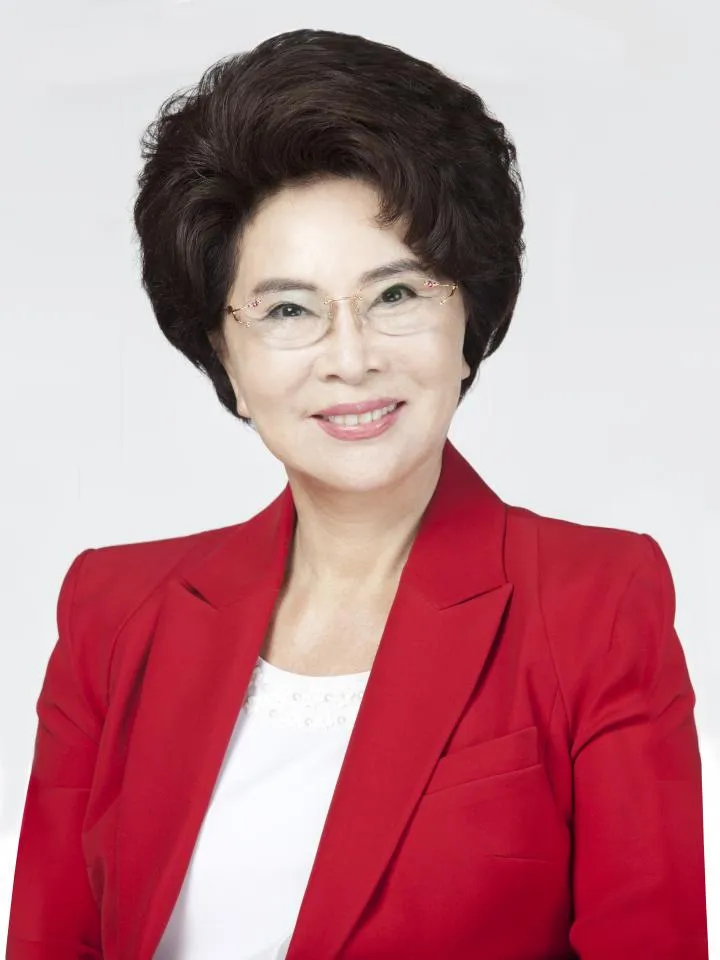
#> input picture god.jpg, 720 x 960 px
$ python main.py
#> lines starting #> are read from the running program, lines starting #| are printed output that depends on the picture; after the words box and inside, x2 and y2 are one past the last pixel; in counts of white or black regions, pixels touching at a corner belong together
### utils.py
# utils.py
import cv2

def load_image(filepath):
    """이미지 파일을 불러오는 함수"""
    img = cv2.imread(filepath)
    if img is None:
        print(f"Error: {filepath} 파일을 찾을 수 없습니다.")
        return None
    return img

def save_image(img, filename="result.jpg"):
    """결과 이미지를 저장하는 함수"""
    cv2.imwrite(filename, img)
    print(f"이미지가 {filename}으로 저장되었습니다.")

### detector.py
# detector.py
import cv2

def detect_faces(img):
    """
    이미지에서 얼굴 좌표(x, y, w, h) 리스트를 반환하는 함수

    매개변수:
        img (numpy.ndarray): BGR 이미지 배열

    반환값:
        faces (list of tuples): 각 얼굴의 (x, y, w, h) 좌표 리스트
    """
    # OpenCV에서 제공하는 사전 학습된 얼굴 인식 모델 불러오기
    face_cascade = cv2.CascadeClassifier(cv2.data.haarcascades + 'haarcascade_frontalface_default.xml')

    # 인식률을 높이기 위해 흑백으로 변환
    gray = cv2.cvtColor(img, cv2.COLOR_BGR2GRAY)

    # 얼굴 탐지 (scaleFactor=1.1, minNeighbors=4로 설정)
    faces = face_cascade.detectMultiScale(gray, scaleFactor=1.1, minNeighbors=4)

    return faces

### processing.py
import cv2

def apply_mosaic(img, faces, ratio=0.05):
    """찾은 얼굴 영역에 모자이크 처리를 하는 함수"""
    result_img = img.copy()

    for (x, y, w, h) in faces:
        # 얼굴 영역 자르기
        roi = result_img[y:y+h, x:x+w]

        # 1. 아주 작게 축소 (정보 손실)
        small = cv2.resize(roi, None, fx=ratio, fy=ratio, interpolation=cv2.INTER_NEAREST)

        # 2. 다시 원래 크기로 확대 (픽셀 깨짐 효과 = 모자이크)
        mosaic = cv2.resize(small, (w, h), interpolation=cv2.INTER_NEAREST)

        # 원본 이미지에 덮어쓰기
        result_img[y:y+h, x:x+w] = mosaic

    return result_img

### main.py
import cv2
# 팀원들이 만든 모듈을 여기서 불러옵니다 (이게 핵심!)
from utils import load_image, save_image
from detector import detect_faces
from processing import apply_mosaic

def main():
    print("=== 얼굴 모자이크 프로그램 시작 (Team Leader Integration) ===")

    # 1. 이미지 준비 (팀원 A 기능 테스트)
    # 테스트할 이미지 이름을 'sample.jpg'로 맞춰주세요.
    img = load_image("god.jpg")
#> in load_image, img is the input picture: shape (960, 720, 3); mean B, G, R 142.8, 134.9, 190.4
    if img is None:
        return

    # 2. 얼굴 찾기 (팀원 B 기능 테스트)
    print("얼굴을 찾는 중입니다...")
    faces = detect_faces(img)
#> in detect_faces, `gray = cv2.cvtColor(img, cv2.COLOR_BGR2GRAY)`:
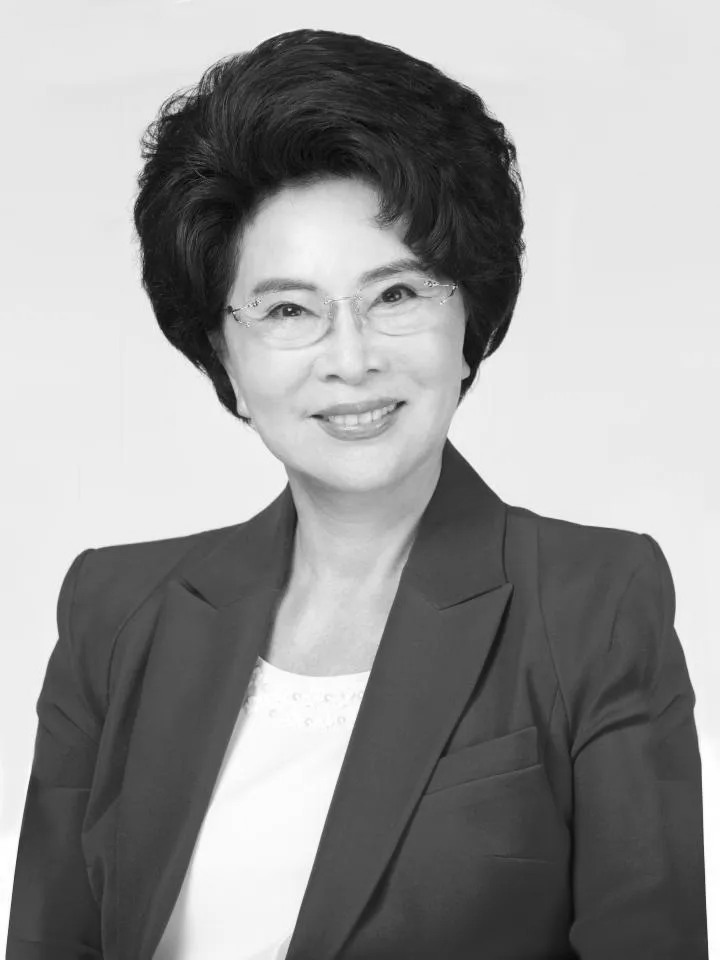
#> gray: shape (960, 720); min 2, max 255, mean 152.5
#> in detect_faces, `faces = face_cascade.detectMultiScale(gray, scaleFactor=1.1, minNeighb..`: faces = [[204, 200, 273, 273]]
#> faces = [[204, 200, 273, 273]]
    print(f"발견된 얼굴 개수: {len(faces)}")
#| 발견된 얼굴 개수: 1

    # 3. 모자이크 처리 (팀원 C 기능 테스트)
    print("모자이크 필터 적용 중...")
    result_img = apply_mosaic(img, faces)
#> the loop in apply_mosaic, `for (x, y, w, h) in faces:` made 1 pass
#> pass 1, in apply_mosaic, `roi = result_img[y:y+h, x:x+w]`:
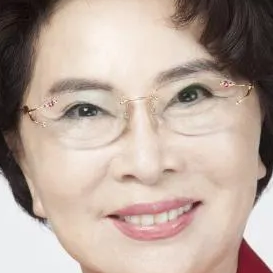
#> roi: shape (273, 273, 3); mean B, G, R 156.7, 167.4, 185.8
#> pass 1, in apply_mosaic, `mosaic = cv2.resize(small, (w, h), interpolation=cv2.INTER_NEAREST)`:
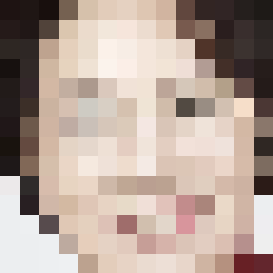
#> mosaic: shape (273, 273, 3); mean of channels 0, 1, 2 152.2, 162.3, 180.1; drawn as B, G, R
#> after the loop in apply_mosaic, `for (x, y, w, h) in faces:`:
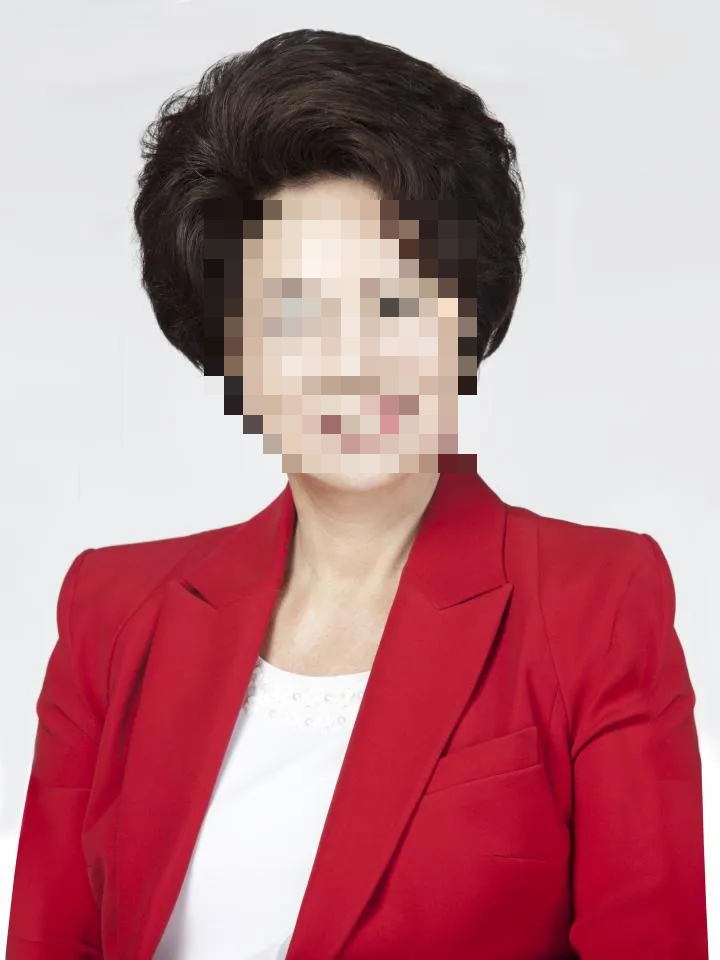
#> result_img: shape (960, 720, 3); 10.24% of pixels changed, all inside (x1, y1, x2, y2) = (204, 200, 477, 473)

    # 4. 결과 보여주기 및 저장
    cv2.imshow("Final Result", result_img)
    save_image(result_img, "final_result.jpg")

    print("작업 완료! 아무 키나 누르면 종료됩니다.")
    cv2.waitKey(0)
    cv2.destroyAllWindows()

if __name__ == "__main__":
    main()
